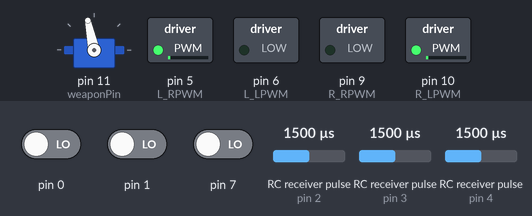
Bench run of a sketch on a simulated Arduino Uno, built with avr-gcc and run on an emulated ATmega328P. Shown: servo, switched loads named in the sketch (green lamp = pin HIGH). Wiring (inferred from the names in the program): 3 × RC receiver channel: data pin 2 / data pin 3 / data pin 4. Inputs (shaded band) come from the test bench; at power-on: RC receiver pulse (sensors on pin 2, pin 3, pin 4) 1500 µs, pin 0 LOW, pin 1 LOW, pin 7 LOW.

Above: at 3.79 s.
4.3 s: RC receiver pulse (sensor on pin 2) set to 1020 µs
At 5.24 s:
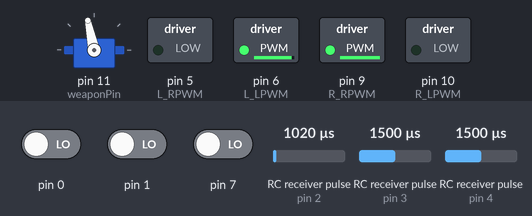
7.3 s: RC receiver pulse (sensor on pin 3) set to 1020 µs
At 7.96 s:
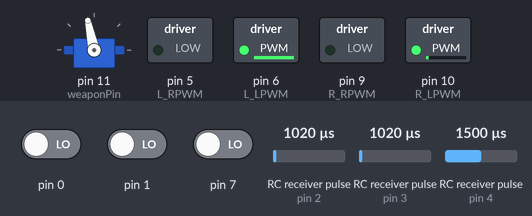
Timing chart, 0 to 8.4 s (numbered marks = the images above; inputs shaded):
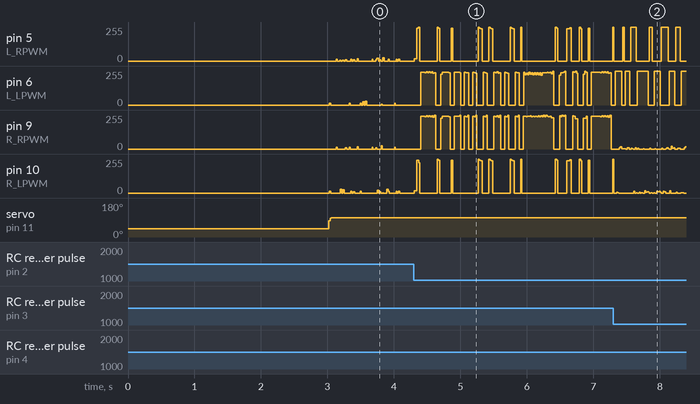

The sketch:

brobots.ino
```cpp
#include <Servo.h>

// Receiver pins
const int ch1Pin = 2;  // Steering  → INT0 (hardware interrupt)
const int ch2Pin = 3;  // Throttle  → INT1 (hardware interrupt)
const int ch3Pin = 4;  // Inversion toggle → pin-change interrupt

// Motor driver pins
const int L_RPWM = 5;
const int L_LPWM = 6;
const int R_RPWM = 9;
const int R_LPWM = 10;

// Weapon ESC
const int weaponPin = 11;
Servo weaponESC;

// PARAMETERS
int deadzone = 20;
int center   = 1500;

// ESC values
int escStop  = 1000;
int escPower = 1600;

// MOTOR DIRECTION FLAGS
bool invertLeftMotor  = false;
bool invertRightMotor = false;

// Inversion
bool inverted        = false;
bool lastToggleState = false;

// Smooth acceleration
float smoothFactor     = 0.1; // lower = smoother
float leftMotorSmooth  = 0;
float rightMotorSmooth = 0;

// SOFT-START
float weaponSmooth     = 1000.0;
float weaponSmoothRate = 0.02;   // lower = slower ramp

// FAILSAFE
const unsigned long failsafeTimeout = 100000UL; // 100ms

// INTERRUPT-DRIVEN RC READING
volatile unsigned long ch1Start    = 0, ch2Start    = 0, ch3Start    = 0;
volatile int           ch1Val      = 1500, ch2Val   = 1500, ch3Val   = 1000;
volatile unsigned long ch1LastTime = 0, ch2LastTime = 0, ch3LastTime = 0;
volatile byte          lastPortD   = 0;

// CH1 — Steering (hardware INT0, pin 2)
void ch1ISR() {
  if (digitalRead(ch1Pin) == HIGH) {
    ch1Start = micros();
  } else {
    unsigned long w = micros() - ch1Start;
    if (w >= 800 && w <= 2200) {
      ch1Val      = (int)w;
      ch1LastTime = micros();
    }
  }
}

// CH2 — Throttle (hardware INT1, pin 3)
void ch2ISR() {
  if (digitalRead(ch2Pin) == HIGH) {
    ch2Start = micros();
  } else {
    unsigned long w = micros() - ch2Start;
    if (w >= 800 && w <= 2200) {
      ch2Val      = (int)w;
      ch2LastTime = micros();
    }
  }
}

// CH3 — Inversion toggle (pin 4 / PD4) via pin-change interrupt
ISR(PCINT2_vect) {
  unsigned long now     = micros();
  byte          current = PIND;
  byte          changed = current ^ lastPortD;
  lastPortD             = current;

  if (changed & (1 << PD4)) {
    if (current & (1 << PD4)) {
      ch3Start = now;
    } else {
      unsigned long w = now - ch3Start;
      if (w >= 800 && w <= 2200) {
        ch3Val      = (int)w;
        ch3LastTime = now;
      }
    }
  }
}


bool signalValid() {
  unsigned long now = micros();
  return (now - ch1LastTime < failsafeTimeout) &&
         (now - ch2LastTime < failsafeTimeout);
}

void setMotor(int rpwm, int lpwm, int speed, bool invert) {
  if (invert) speed = -speed;
  speed = constrain(speed, -255, 255);

  if (speed > 0) {
    analogWrite(rpwm, speed);
    analogWrite(lpwm, 0);
  } else if (speed < 0) {
    analogWrite(rpwm, 0);
    analogWrite(lpwm, -speed);
  } else {
    analogWrite(rpwm, 0);
    analogWrite(lpwm, 0);
  }
}

void stopAll() {
  setMotor(L_RPWM, L_LPWM, 0, invertLeftMotor);
  setMotor(R_RPWM, R_LPWM, 0, invertRightMotor);
  weaponESC.writeMicroseconds(escStop);
  leftMotorSmooth  = 0;
  rightMotorSmooth = 0;
}

void setup() {
  pinMode(ch1Pin, INPUT);
  pinMode(ch2Pin, INPUT);
  pinMode(ch3Pin, INPUT);

  pinMode(L_RPWM, OUTPUT);
  pinMode(L_LPWM, OUTPUT);
  pinMode(R_RPWM, OUTPUT);
  pinMode(R_LPWM, OUTPUT);

  attachInterrupt(digitalPinToInterrupt(ch1Pin), ch1ISR, CHANGE);
  attachInterrupt(digitalPinToInterrupt(ch2Pin), ch2ISR, CHANGE);

  lastPortD  = PIND;
  PCICR     |= (1 << PCIE2);
  PCMSK2    |= (1 << PCINT20); // pin 4

  weaponESC.attach(weaponPin);
  weaponESC.writeMicroseconds(escStop);
  delay(3000);
}

void loop() {
  noInterrupts();
  int steering = ch1Val;
  int throttle = ch2Val;
  int toggle   = ch3Val;
  interrupts();

  if (!signalValid()) {
    stopAll();
    return;
  }

  if (abs(steering - center) < deadzone) steering = center;
  if (abs(throttle - center) < deadzone) throttle = center;

  bool currentToggleState = (toggle > 1500);
  if (currentToggleState && !lastToggleState) inverted = !inverted;
  lastToggleState = currentToggleState;

  int steerVal    = map(steering, 1000, 2000, -255, 255);
  int throttleVal = map(throttle, 1000, 2000, -255, 255);

  if (inverted) {
    throttleVal = -throttleVal;
    steerVal    = -steerVal;
  }

  int leftMotorTarget  = constrain(throttleVal + steerVal, -255, 255);
  int rightMotorTarget = constrain(throttleVal - steerVal, -255, 255);

  leftMotorSmooth  += (leftMotorTarget  - leftMotorSmooth)  * smoothFactor;
  rightMotorSmooth += (rightMotorTarget - rightMotorSmooth) * smoothFactor;

  setMotor(L_RPWM, L_LPWM, (int)leftMotorSmooth, invertLeftMotor);
  setMotor(R_RPWM, R_LPWM, (int)rightMotorSmooth, invertRightMotor);

  weaponSmooth += (escPower - weaponSmooth) * weaponSmoothRate;
  weaponESC.writeMicroseconds((int)weaponSmooth);
}
```
